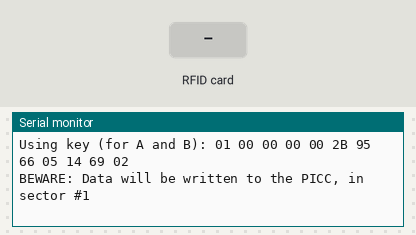
The sketch below on a simulated Arduino Uno, built with avr-gcc and run on an emulated ATmega328P. Parts: the last lines printed to the serial monitor. The inputs (shaded band) are chosen by the test bench.

Above: at 1.3 s.
1.4 s: RFID card 5E 7A 19 C4 held to the reader
At 3.0 s:
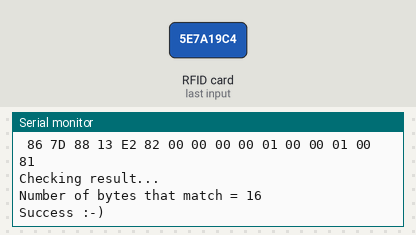
At 5.0 s:
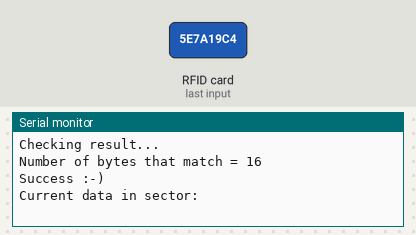

Measured:
- after the input at 1.4 s, the serial monitor: prints a new line at once (image 1)

The sketch:

suika.ino
```cpp
/**
 * ----------------------------------------------------------------------------
 * This is a MFRC522 library example; see https://github.com/miguelbalboa/rfid
 * for further details and other examples.
 *
 * NOTE: The library file MFRC522.h has a lot of useful info. Please read it.
 *
 * Released into the public domain.
 * ----------------------------------------------------------------------------
 * This sample shows how to read and write data blocks on a MIFARE Classic PICC
 * (= card/tag).
 *
 * BEWARE: Data will be written to the PICC, in sector #1 (blocks #4 to #7).
 *
 *
 * Typical pin layout used:
 * -----------------------------------------------------------------------------------------
 *             MFRC522      Arduino       Arduino   Arduino    Arduino          Arduino
 *             Reader/PCD   Uno/101       Mega      Nano v3    Leonardo/Micro   Pro Micro
 * Signal      Pin          Pin           Pin       Pin        Pin              Pin
 * -----------------------------------------------------------------------------------------
 * RST/Reset   RST          9             5         D9         RESET/ICSP-5     RST
 * SPI SS      SDA(SS)      10            53        D10        10               10
 * SPI MOSI    MOSI         11 / ICSP-4   51        D11        ICSP-4           16
 * SPI MISO    MISO         12 / ICSP-1   50        D12        ICSP-1           14
 * SPI SCK     SCK          13 / ICSP-3   52        D13        ICSP-3           15
 *
 */

#include <SPI.h>
#include <MFRC522.h>

#define RST_PIN         9           // Configurable, see typical pin layout above
                                    // 可配置的 ,见顶部接线示意图
#define SS_PIN          10          // Configurable, see typical pin layout above

MFRC522 mfrc522(SS_PIN, RST_PIN);   // Create MFRC522 instance. 创建MFRC522实例

MFRC522::MIFARE_Key keyA;
MFRC522::MIFARE_Key keyB;

    // typedef struct {
    //     byte        keyByte[MF_KEY_SIZE];
    // } MIFARE_Key;

/**
 * Initialize.
 */
void setup() {
    Serial.begin(9600); // Initialize serial communications with the PC
    while (!Serial);    // Do nothing if no serial port is opened (added for Arduinos based on ATMEGA32U4)
    SPI.begin();        // Init SPI bus
    mfrc522.PCD_Init(); // Init MFRC522 card

    // Prepare the key (used both as key A and as key B)
    // using FFFFFFFFFFFFh which is the default at chip delivery from the factory
    keyA.keyByte[0] = 0x01;
//    keyA.keyByte[1] = 0x75;   //UID
//    keyA.keyByte[2] = 0x68;   //前
//    keyA.keyByte[3] = 0x47;   //四
//    keyA.keyByte[4] = 0xc0;   //位
    keyA.keyByte[5] = 0x2b;


    keyB.keyByte[0] = 0x95;
    keyB.keyByte[1] = 0x66;
    keyB.keyByte[2] = 0x05;
    keyB.keyByte[3] = 0x14;
    keyB.keyByte[4] = 0x69;
    keyB.keyByte[5] = 0x02;
    //    95 66 05 14 69 02
    //你可以通过基于闪存的字符串来进行打印输出，将数据放入F()中，再放入Serial.print() Serial.println(F(""));
    Serial.println(F("Scan a MIFARE Classic PICC to demonstrate read and write."));
    Serial.print(F("Using key (for A and B):"));
    dump_byte_array(keyA.keyByte, MFRC522::MF_KEY_SIZE); //转为16进制
    dump_byte_array(keyB.keyByte, MFRC522::MF_KEY_SIZE); //转为16进制
    Serial.println();

    Serial.println(F("BEWARE: Data will be written to the PICC, in sector #1"));
}

/**
 * Main loop.
 */
void loop() {
    // Look for new cards
    //寻找新卡
    if ( ! mfrc522.PICC_IsNewCardPresent())
        return;

    // Select one of the cards
    //选择一个卡
    if ( ! mfrc522.PICC_ReadCardSerial())
        return;

    // Show some details of the PICC (that is: the tag/card)
    //显示PICC的一些细节（即：标签/卡）
    Serial.print(F("Card UID:"));
    dump_byte_array(mfrc522.uid.uidByte, mfrc522.uid.size);
    keyA.keyByte[1] = mfrc522.uid.uidByte[0];   //UID
    keyA.keyByte[2] = mfrc522.uid.uidByte[1];   //前
    keyA.keyByte[3] = mfrc522.uid.uidByte[2];   //四
    keyA.keyByte[4] = mfrc522.uid.uidByte[3];   //位
    Serial.println();
    Serial.print(F("PICC type: "));
    MFRC522::PICC_Type piccType = mfrc522.PICC_GetType(mfrc522.uid.sak);
    Serial.println(mfrc522.PICC_GetTypeName(piccType));

    // Check for compatibility
    //检查兼容性
    if (    piccType != MFRC522::PICC_TYPE_MIFARE_MINI
        &&  piccType != MFRC522::PICC_TYPE_MIFARE_1K
        &&  piccType != MFRC522::PICC_TYPE_MIFARE_4K) {
        Serial.println(F("This sample only works with MIFARE Classic cards."));
        //此示例仅适用于MIFARE经典卡
        return;
    }

    // In this sample we use the second sector, 0-1  = 1
    //在此示例中，我们使用的第二个扇区，就是#1扇区
    // that is: sector #1, covering block #4 up to and including block #7
    //那就是：扇区＃1，覆盖块＃4直至并包括块＃7
    //查看hex文件，扇区#1就是0040-0070  #2就是0080-00B0
    byte sector         = 10;          //扇区
    byte blockAddr      = 40;          //扇区开始块  金额地址1
    byte blockAddr2     = 42;          //金额地址2
    byte dataBlock[]    = {
        0x86, 0x7d, 0x88, 0x13,
        0xe2, 0x82, 0x00, 0x00,
        0x00, 0x00, 0x01, 0x00,
        0x00, 0x01, 0x00, 0x81
    };

    //867d8813e28200000000010000010081
    byte trailerBlock   = 43;        //扇区结束块
    MFRC522::StatusCode status;  //状态码
    // STATUS_OK               ,   // Success 成功
    // STATUS_ERROR            ,   // Error in communication 通讯出错
    // STATUS_COLLISION        ,   // Collission detected   碰撞检测
    // STATUS_TIMEOUT          ,   // Timeout in communication. 通信超时
    // STATUS_NO_ROOM          ,   // A buffer is not big enough.   缓冲区不够大
    // STATUS_INTERNAL_ERROR   ,   // Internal error in the code. Should not happen ;-) 内部错误代码。不应该发生
    // STATUS_INVALID          ,   // Invalid argument. 无效的参数
    // STATUS_CRC_WRONG        ,   // The CRC_A does not match  该CRC_A不匹配
    // STATUS_MIFARE_NACK      = 0xff  // A MIFARE PICC responded with NAK. 没有应答。
    byte buffer[18];
    byte size = sizeof(buffer);

    // Authenticate using key A
    //  在trailerBlock块中 使用身份验证密钥A
    Serial.println(F("Authenticating using key A..."));
    status = (MFRC522::StatusCode) mfrc522.PCD_Authenticate(MFRC522::PICC_CMD_MF_AUTH_KEY_A, trailerBlock, &keyA, &(mfrc522.uid));
    if (status != MFRC522::STATUS_OK) { //如果状态！=成功
        Serial.print(F("KeyA PCD_Authenticate() failed: "));
        Serial.println(mfrc522.GetStatusCodeName(status)); //输出状态
        return;
    }

    // Show the whole sector as it currently is
    //输出指定扇区当前内容
    Serial.println(F("Current data in sector:"));
    mfrc522.PICC_DumpMifareClassicSectorToSerial(&(mfrc522.uid), &keyA, sector);
    Serial.println();

    // Read data from the block
    //从blockAddr块读取数据
    Serial.print(F("Reading data from block ")); Serial.print(blockAddr);
    Serial.println(F(" ..."));
    status = (MFRC522::StatusCode) mfrc522.MIFARE_Read(blockAddr, buffer, &size);
    if (status != MFRC522::STATUS_OK) { //如果读取错误输出错误信息
        Serial.print(F("MIFARE_Read() failed: "));
        Serial.println(mfrc522.GetStatusCodeName(status));
    }
    //输出blockAddr块的内容
    Serial.print(F("Data in block ")); Serial.print(blockAddr); Serial.println(F(":"));
    dump_byte_array(buffer, 16); Serial.println();
    Serial.println();

    // Authenticate using key B
    //在trailerBlock块中 使用身份验证密钥B
    Serial.println(F("Authenticating again using key B..."));
    status = (MFRC522::StatusCode) mfrc522.PCD_Authenticate(MFRC522::PICC_CMD_MF_AUTH_KEY_B, trailerBlock, &keyB, &(mfrc522.uid));
    if (status != MFRC522::STATUS_OK) {//如果验证不成功 返回错误状态码
        Serial.print(F("KeyB PCD_Authenticate() failed: "));
        Serial.println(mfrc522.GetStatusCodeName(status));
        return;
    }

    // Write data to the block
    //写入数据（dataBlock）到 blockAddr块
    Serial.print(F("Writing data into block ")); Serial.print(blockAddr);
    Serial.println(F(" ..."));
    dump_byte_array(dataBlock, 16); Serial.println();
    status = (MFRC522::StatusCode) mfrc522.MIFARE_Write(blockAddr, dataBlock, 16);
    if (status != MFRC522::STATUS_OK) {  //如果写入失败返回错误状态码
        Serial.print(F("MIFARE_Write() failed: "));
        Serial.println(mfrc522.GetStatusCodeName(status));
    }
    status = (MFRC522::StatusCode) mfrc522.MIFARE_Write(blockAddr2, dataBlock, 16);
    if (status != MFRC522::STATUS_OK) {  //如果写入失败返回错误状态码
        Serial.print(F("MIFARE_Write() failed: "));
        Serial.println(mfrc522.GetStatusCodeName(status));
    }
    Serial.println();

    // Read data from the block (again, should now be what we have written)
    //从blockAddr块读取修改后的数据
    Serial.print(F("Reading data from block ")); Serial.print(blockAddr);
    Serial.println(F(" ..."));
    status = (MFRC522::StatusCode) mfrc522.MIFARE_Read(blockAddr, buffer, &size);
    if (status != MFRC522::STATUS_OK) { //如果读取错误返回错误状态码
        Serial.print(F("MIFARE_Read() failed: "));
        Serial.println(mfrc522.GetStatusCodeName(status));
    }
    //输出blockAddr块修改后的内容
    Serial.print(F("Data in block ")); Serial.print(blockAddr); Serial.println(F(":"));
    dump_byte_array(buffer, 16); Serial.println();

    // Check that data in block is what we have written
    // by counting the number of bytes that are equal
    //检查写入状态，成功写入16个字节就是正确 否则错误
    Serial.println(F("Checking result..."));
    byte count = 0;
    for (byte i = 0; i < 16; i++) {
        // Compare buffer (= what we've read) with dataBlock (= what we've written)
        if (buffer[i] == dataBlock[i])
            count++;
    }
    Serial.print(F("Number of bytes that match = ")); Serial.println(count);
    if (count == 16) {
        Serial.println(F("Success :-)"));
        digitalWrite(2, HIGH); //点亮小灯
        delay(2000);
        digitalWrite(2, LOW); //熄灭
    } else {
        Serial.println(F("Failure, no match :-("));
        Serial.println(F("  perhaps the write didn't work properly..."));
    }
    Serial.println();

    // Dump the sector data
    //输出修改后扇区内容
    Serial.println(F("Current data in sector:"));
    mfrc522.PICC_DumpMifareClassicSectorToSerial(&(mfrc522.uid), &keyA, sector);
    Serial.println();

    // Halt PICC
    mfrc522.PICC_HaltA();
    // Stop encryption on PCD
    mfrc522.PCD_StopCrypto1();
    digitalWrite(2, LOW); //熄灭
}

/**
 * Helper routine to dump a byte array as hex values to Serial.
 */
void dump_byte_array(byte *buffer, byte bufferSize) {
    for (byte i = 0; i < bufferSize; i++) {
        Serial.print(buffer[i] < 0x10 ? " 0" : " ");
        Serial.print(buffer[i], HEX);
    }
}
```
